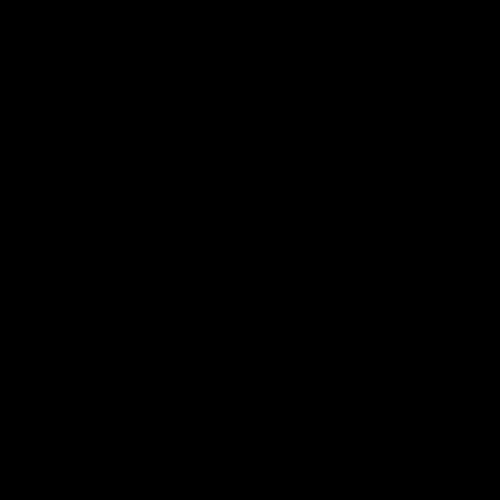
Frame 1 (no input)
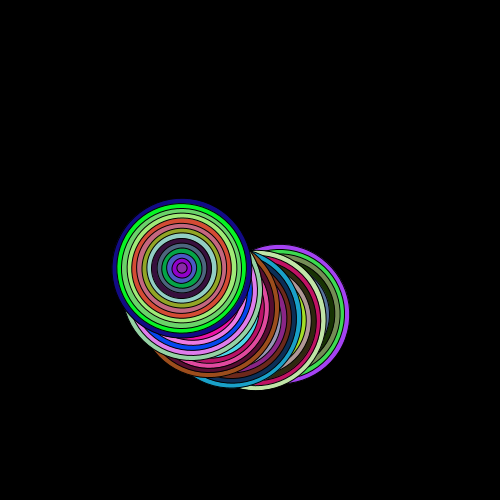
Frame 60 (the mouse pressed at the canvas centre just before this capture)
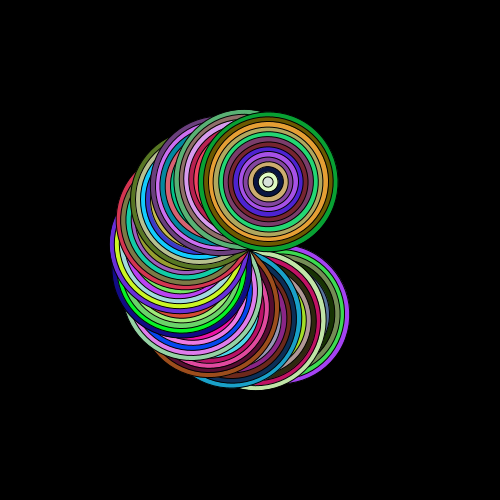
Frame 120 (the mouse held since frame 60 and released just before this capture)

The Processing sketch that drew these frames (run headless with seeded random() and noise(); from frame 60 on, the mouse is pressed at the canvas centre):

// Processing sketch: movingCircles
// ── movingCircles.pde
/* Hanaan Shafi
 June 3
 Artwork Using Transformations & Classes: This work builds on the previous work 
 concentric circles of random colors. In this piece, a set of concentric circles move around in a circle, 
 changing their color.
 */

Circles c1;

//setting up
void setup() {
  background(0, 0, 0);
  size(500, 500);
}

void draw() {
  c1 = new Circles(50, 50, 150);
  if (frameCount % 10 == 0) { 
    pushMatrix();
    translate(250, 250);
    rotate(radians(frameCount * 2  % 360));
    c1.concentricCircles();
    popMatrix();
  }
}

// ── movingCirclesClassesFile.pde
class Circles {

  int x;
  int y;
  int R;

  Circles (int temp1, int temp2, int temp3) { 

    x = temp1;
    y = temp2;
    R = temp3;
  }

  void concentricCircles() { 
    while (R > 0) {
      R = R - 10; //as the radius decreases, newer circles of random colors are drawn
      fill(random(255), random(255), random(255));
      circle(x, y, R);
    }
  }
}
